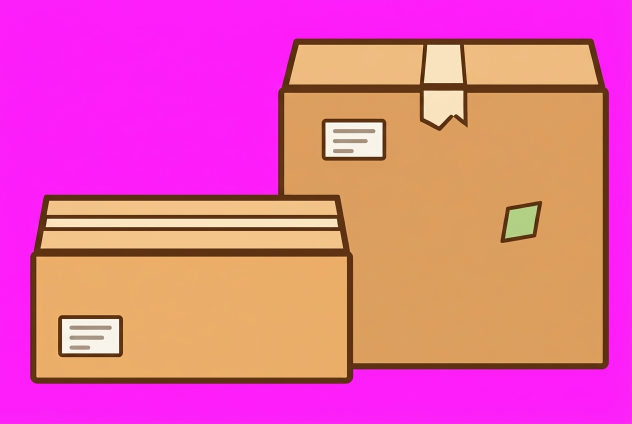
#> input picture docs/concept-art/kitchen_boxes.jpg, 1264 x 848 px, found by its file name (shown at 1/2 size)
$ python cut_boxes.py
#> lines starting #> are read from the running program, lines starting #| are printed output that depends on the picture; after the words box and inside, x2 and y2 are one past the last pixel; in counts of white or black regions, pixels touching at a corner belong together
### tools/cut_tree.py
#!/usr/bin/env python3
"""Clip the backyard tree out of its concept image into a transparent PNG.

The shipped source is now a tree painted alone on flat magenta -- a plain
colour key plus rim un-mixing, no different from `cut_sloth.py --simple`'s
branch removal. Resized to the currently-shipped tree's own size (850x771),
since the new art was composed at the same aspect ratio to the pixel.

The very first source instead painted the whole scene -- tree, hedge, sky,
grass -- in one image, with the tree fused to the hedge through the horizon
outline that runs behind both. `--no-magenta` keeps that harder path working:
sever those rows, label what's left, keep the canopy's component plus the
root flare below the horizon, then rebuild the severed rows across the trunk
by interpolating the bark either side of them. Restoring the source pixels
there instead would drag the horizon line's stubs back in, poking out past
the bark.

Usage:
    python3 tools/cut_tree.py [--src IN.png] [--out OUT.png]
                              [--width 850] [--height 771] [--preview P.png]

Needs: pillow, scipy  (pip install pillow scipy)
"""
import argparse

import numpy as np
from PIL import Image
from scipy import ndimage

RIM = 3       # px of anti-aliasing to un-mix around the silhouette
PAD = 2       # transparent margin left on the crop
MIN_PIECE = 500  # px; below this a leftover component is a speck, not scenery

# The magenta source's background, sampled from its corners and border.
MAGENTA = np.array([253., 2., 249.])

# The old whole-scene source. The scene's BACKYARD palette (Preloader.js)
# matches these, which is why the flat rectangles join that clip invisibly.
SKY = np.array([186, 203, 244], float)
GRASS = np.array([128, 166, 111], float)

# The horizon outline, generously bracketed so its anti-aliased fringe is cut
# too -- a couple of stray rows here leave dark nubs on the finished trunk.
HZ_TOP, HZ_BOT = 728, 747

# Seeds identifying the two parts of the tree, in source pixels: somewhere well
# inside the canopy, and inside the root flare below the horizon.
CANOPY_SEED = (200, 500)
ROOT_SEED = (780, 662)


# [16 lines left out: function flood, not called in this run]


def resize_rgba(arr, size):
    """Resize an RGBA array the colour-correct way: premultiplied, so a fully
    transparent neighbour's colour never leaks into a partly-opaque output
    pixel. PIL's own Image.resize on RGBA resizes colour and alpha
    independently, which is exactly that leak.

    Box, not Lanczos: even premultiplied, Lanczos's negative lobes ring on a
    sharp edge, and un-dividing by a resized alpha that itself rang low
    amplifies that ring into a faint colour fringe along every edge. Box
    averaging has no negative lobes, so nothing to amplify.
    """
    a = arr[..., 3].astype(np.float32) / 255
    premult = arr[..., :3].astype(np.float32) * a[..., None]
    chans = [np.array(Image.fromarray(premult[..., i], mode='F').resize(size, Image.BOX))
             for i in range(3)]
    a_r = np.clip(np.array(Image.fromarray(a, mode='F').resize(size, Image.BOX)), 0, 1)
    with np.errstate(divide='ignore', invalid='ignore'):
        rgb_r = np.clip(np.stack(chans, axis=-1) / np.clip(a_r[..., None], 1e-6, None), 0, 255)
    return np.dstack([rgb_r, a_r * 255]).astype(np.uint8)


def despeckle(mask):
    """Drop every component but the largest -- specks, not scenery."""
    lab, n = ndimage.label(mask, structure=np.ones((3, 3)))
    if n <= 1:
        return mask
    sizes = ndimage.sum(mask, lab, index=np.arange(1, n + 1))
    kept = 1 + int(np.argmax(sizes))
    dropped = int(mask.sum() - sizes[kept - 1])
    if dropped:
        print(f'{n} components; kept 1 ({int(sizes[kept - 1])}px), '
              f'dropped {n - 1} specks ({dropped}px)')
    return lab == kept


def unmix_rim(a, tree, bg, rim=RIM, core_erode=0, bg_like=None):
    """Alpha: solid inside, rim solved by un-mixing each edge pixel against
    whichever background colour it fades into.

    `core_erode` sources the un-mix's foreground reference from well inside
    `tree` rather than right at its boundary. A JPEG source's edge isn't a
    crisp 1-2px anti-alias -- it's a soft several-px gradient -- so the
    pixels immediately inside the boundary are themselves still partway
    blended toward the background, and un-mixing against a contaminated
    reference just relocates the halo instead of removing it.

    `bg_like`, when given, is the caller's own (context-specific) test for
    "still looks like background" -- reused here to guard the off-line
    fallback below. Without it, a pixel that doesn't fit a straight blend
    between fg and bg is assumed genuinely opaque; a soft rendered shadow
    the source drew under the trunk, straight onto the magenta, doesn't fit
    that line either, but it isn't opaque tree -- it's still background, so
    forcing it solid bakes a halo of shadow right into the silhouette.
    """
    h, w, _ = a.shape
    alpha = tree.astype(float)
    rgb = a.copy()

    dil = tree.copy()
    for _ in range(rim):
        g = dil.copy()
        g[1:, :] |= dil[:-1, :]
        g[:-1, :] |= dil[1:, :]
        g[:, 1:] |= dil[:, :-1]
        g[:, :-1] |= dil[:, 1:]
        dil = g
    rim_px = dil & ~tree

    core = tree
    if core_erode:
        core = ndimage.binary_erosion(tree, iterations=core_erode, border_value=1)
        if not core.any():
            core = tree
    idx = ndimage.distance_transform_edt(~core, return_distances=False, return_indices=True)
    fg = a[idx[0], idx[1]]

    d = fg - bg
    den = (d * d).sum(axis=2)
    num = ((a - bg) * d).sum(axis=2)
    with np.errstate(divide='ignore', invalid='ignore'):
        t = np.where(den > 1e-6, num / den, 0.0)
    resid = np.linalg.norm((a - bg) - t[..., None] * d, axis=2)
    t = np.clip(t, 0.0, 1.0)
    force_opaque = resid > 40    # too far off the bg->fg line to be a blend
    if bg_like is not None:
        force_opaque &= ~bg_like
    t[force_opaque] = 1.0
    alpha[rim_px] = t[rim_px]
    # At low alpha the un-mix divides by a near-zero fraction, which amplifies
    # any noise in the observed pixel into a wildly wrong colour -- a halo of
    # the background tint. Below that, the rim is thin enough that the nearest
    # solid colour reads the same and carries none of that noise.
    with np.errstate(divide='ignore', invalid='ignore'):
        un = bg + (a - bg) / np.clip(alpha, 1e-3, 1)[..., None]
    low = alpha < 0.25
    un = np.where(low[..., None], fg, un)
    rgb[rim_px] = np.clip(un[rim_px], 0, 255)

    solid = alpha > 0.01
    idx2 = ndimage.distance_transform_edt(~solid, return_distances=False, return_indices=True)
    rgb[~solid] = rgb[idx2[0], idx2[1]][~solid]
    return rgb, alpha, solid


# [152 lines left out: functions report, cut_magenta, cut_hedge_fused, main, not called in this run]


# [2 lines that do not run on import are left out]

### tools/cut_boxes.py
#!/usr/bin/env python3
"""Cut the kitchen's two climbing boxes out of their concept art: one sprite.

Floor -> short box -> tall box -> counter top. The source draws both boxes
together on flat magenta, the short one standing in front of the tall one's
lower-left corner, so they're cut as one sprite and Kitchen.js gives each box
its own invisible ledge. The key and the rim un-mixing are cut_tree.py's
(imported, not copied), so its halo fixes apply as-is.

Sized by gameplay, not to a pixel size. Both boxes show their tops a little
from above, so she stands halfway back across a top face, not on the
sprite's top edge (that face's far rim). Each face is measured in the source
between the outlines along its back and front edges, down a column clear of
tape and labels, and one scale is fit to put both middles at their step
heights: 80 and 160px above the floor (Kitchen.js's LOW_BOX_TOP /
TALL_BOX_TOP). Every rise to the counter's 240 is just inside a hop, so it
refuses a source whose two faces aren't close enough to 1:2 to land both.

Usage:
    python3 tools/cut_boxes.py [--src IN] [--out OUT] [--preview P.png]

Needs: pillow, scipy  (pip install pillow scipy)
"""
import argparse

import numpy as np
from PIL import Image

from cut_tree import despeckle, resize_rgba, unmix_rim

BG_SCORE = 15    # magenta blend test, as cut_tree.py's: green suppressed below red and blue
INK_LUM = 100    # below this luminance a pixel is outline
MAX_MISS = 1.5   # px a box's standing line may land from its step height

# Each box: its step height, and a (row, column) probe inside its front face
# in the source. The row must cross only this box (it measures the box's
# width); the column must run clear of tape and labels up through its top face.
BOXES = [
    {'name': 'short', 'stand': 80, 'probe': (745, 300)},
    {'name': 'tall', 'stand': 160, 'probe': (300, 1100)},
]

# The cabinet front the boxes stand against, for --preview.
CABINET = np.array([244, 222, 185], float)


def runs(mask):
    """(first, last) index of each run of True in a 1-D mask."""
    idx = np.nonzero(mask)[0]
    return [(r[0], r[-1]) for r in np.split(idx, np.nonzero(np.diff(idx) > 1)[0] + 1)] if len(idx) else []


def measure(ink, solid, probe):
    """A box's top face (rows of its back and front edge lines) and its columns."""
    row, col = probe
    above = runs(ink[:row, col])
    back, front = np.mean(above[0]), np.mean(above[-1])   # its top outline; the line just above the front face
    left, right = next((a, b) for a, b in runs(solid[row]) if a <= col <= b)
    return back, front, left, right + 1


def main():
    ap = argparse.ArgumentParser(description=__doc__,
                                 formatter_class=argparse.RawDescriptionHelpFormatter)
    ap.add_argument('--src', default='docs/concept-art/kitchen_boxes.jpg')
    ap.add_argument('--out', default='public/assets/sprites/step-boxes.png')
    ap.add_argument('--preview', help='also write it at 3x on the cabinet colour, stand lines in red')
    args = ap.parse_args()

    a = np.array(Image.open(args.src).convert('RGB')).astype(float)
    bg_like = np.minimum(a[..., 0], a[..., 2]) - a[..., 1] > BG_SCORE
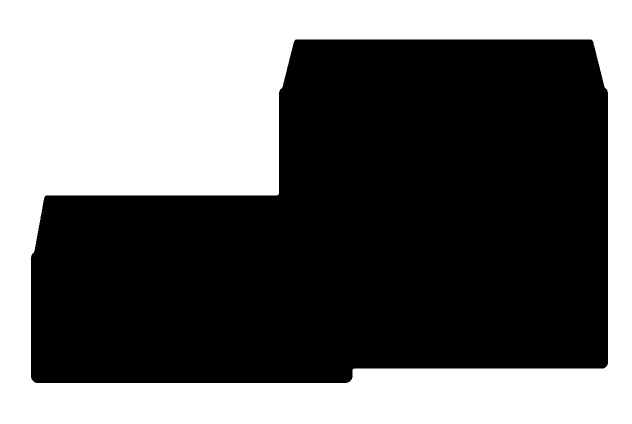
#> bg_like: shape (848, 1264) bool (shown at 1/2 size); 42.4% white; 1 white region, box (x1, y1, x2, y2) and area: (0, 0, 1264, 848) 454378
    prop = despeckle(~bg_like)
#> in despeckle, `lab, n = ndimage.label(mask, structure=np.ones((3, 3)))`: n = 1
    rgb, alpha, solid = unmix_rim(a, prop, np.broadcast_to(np.median(a[bg_like], axis=0), a.shape),
                                  rim=10, core_erode=6, bg_like=bg_like)
#> after the loop in unmix_rim, `for _ in range(rim):`:
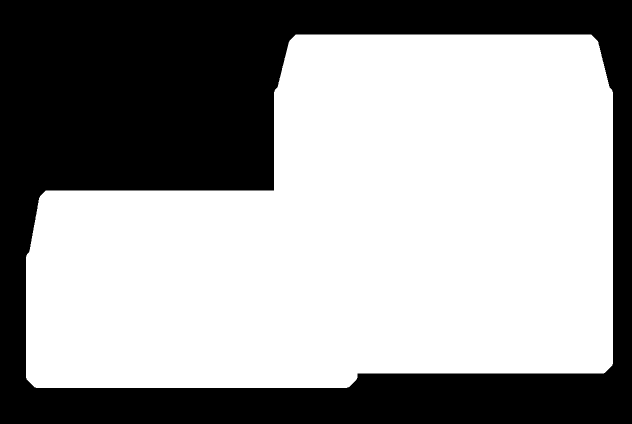
#> g: shape (848, 1264) bool (shown at 1/2 size); 60.9% white; 1 black region, box (x1, y1, x2, y2) and area: (0, 0, 1264, 848) 418676
#> in unmix_rim, `rim_px = dil & ~tree`: rim_px: shape (848, 1264) bool; 3.3% white; 1 white region, box (x1, y1, x2, y2) and area: (52, 69, 1226, 776) 35702
#> in unmix_rim, `core = ndimage.binary_erosion(tree, iterations=core_erode, border_valu..`: core: shape (848, 1264) bool; 55.6% white; 1 black region, box (x1, y1, x2, y2) and area: (0, 0, 1264, 848) 475632
#> in unmix_rim, `force_opaque = resid > 40`: force_opaque: shape (848, 1264) bool; 0% white in thin lines or dots, all inside (x1, y1, x2, y2) = (554, 388, 708, 740)
#> in unmix_rim, `force_opaque &= ~bg_like`: force_opaque: shape (848, 1264) bool; every value is 0
#> in unmix_rim, `un = bg + (a - bg) / np.clip(alpha, 1e-3, 1)[..., None]`:
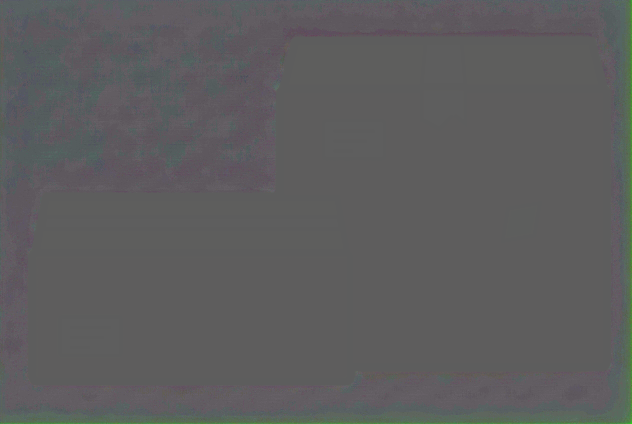
#> un: shape (848, 1264, 3) float64 (shown at 1/2 size); mean R, G, B 143.5, 136.9, 277.6; drawn with min black and max white
#> in unmix_rim, `low = alpha < 0.25`: low: shape (848, 1264) bool; 41.7% white; 1 white region, box (x1, y1, x2, y2) and area: (0, 0, 1264, 848) 446600
#> in unmix_rim, `solid = alpha > 0.01`: solid: shape (848, 1264) bool; 59.4% white; 1 black region, box (x1, y1, x2, y2) and area: (0, 0, 1264, 848) 434776
    ink = prop & (a @ np.array([0.299, 0.587, 0.114]) < INK_LUM)
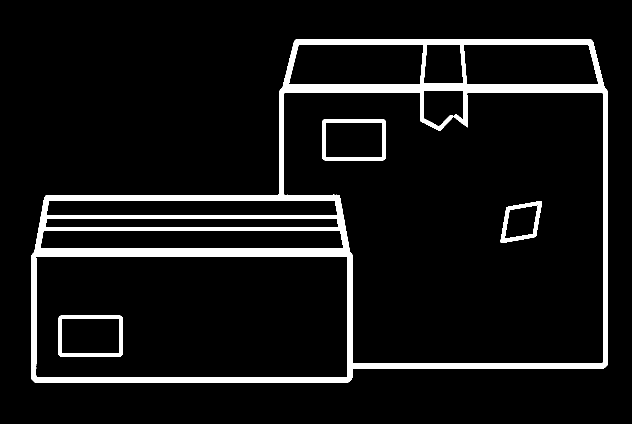
#> ink: shape (848, 1264) bool (shown at 1/2 size); 7.5% white; 4 white regions, box (x1, y1, x2, y2) and area: (62, 79, 1216, 766) 73121, (116, 631, 246, 714) 2792, (644, 238, 772, 321) 2714, (1001, 402, 1084, 486) 1959

    # Crop tight. The bottom edge is where the front box meets the floor, so
    # it's that box's solid edge -- not the faint rim below, which would stand
    # the boxes a pixel above the floor.
    ys, xs = np.nonzero(solid)
    y0, x0, x1 = ys.min(), xs.min(), xs.max() + 1
#> y0 = 69; x0 = 54; x1 = 1226
    y1 = np.nonzero((alpha > 0.5).any(axis=1))[0].max() + 1
#> y1 = 767

    faces = [measure(ink, alpha > 0.5, b['probe']) for b in BOXES]
#> in runs, `idx = np.nonzero(mask)[0]`: idx = 40 values from 391 to 512
#> in measure, `above = runs(ink[:row, col])`: above = [(391, 400), (430, 436), (455, 461), (497, 512)]
#> in measure, `back, front = np.mean(above[0]), np.mean(above[-1])`: back = 395.5; front = 504.5
#> in measure, `left, right = next((a, b) for a, b in runs(solid[row]) if a <= col <= b)`: left = 60; right = 705
#> faces = [(395.5, 504.5, 60, 706), (83.5, 177, 556, 1218)]
    heights = np.array([y1 - (back + front) / 2 for back, front, _, _ in faces])
#> heights = [317, 636.8]
    stands = np.array([b['stand'] for b in BOXES], float)
    s = (heights @ stands) / (heights @ heights)          # least-squares fit of one scale
#> s = 0.251
    w, h = round((x1 - x0) * s), round((y1 - y0) * s)
#> w = 295; h = 176

    crop = np.dstack([rgb, alpha * 255])[y0:y1, x0:x1].astype(np.uint8)
    sprite = resize_rgba(crop, (w, h))
#> in resize_rgba, `a = arr[..., 3].astype(np.float32) / 255`:
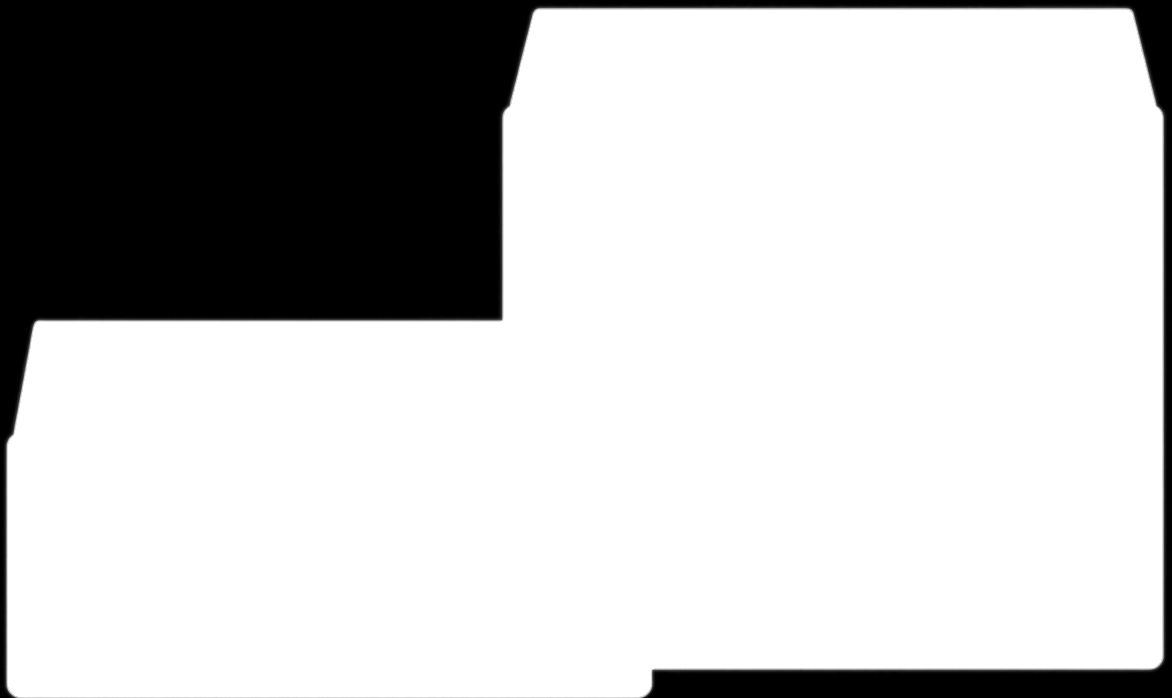
#> a: shape (698, 1172) float32; min 0, max 1, mean 0.762
#> in resize_rgba, `premult = arr[..., :3].astype(np.float32) * a[..., None]`:
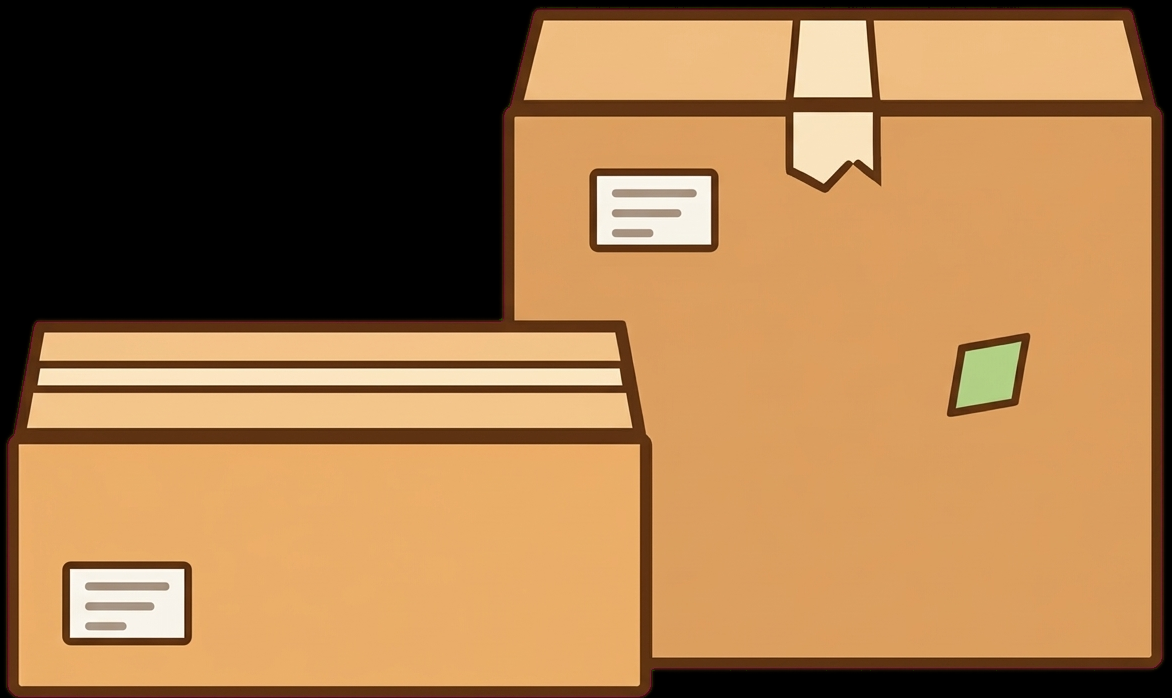
#> premult: shape (698, 1172, 3) float32; mean R, G, B 158.9, 118.1, 74.2
#> in resize_rgba, `chans = [np.array(Image.fromarray(premult[..., i], mode='F').resize(si..`: chans = 3 items
#> in resize_rgba, `return np.dstack([rgb_r, a_r * 255]).astype(np.uint8)`:
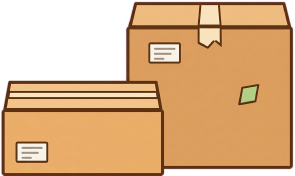
#> returned value: shape (176, 295, 4); mean of channels 0, 1, 2, 3 161.1, 118.8, 74.4, 194.3; transparent parts drawn white
    Image.fromarray(sprite).save(args.out)
    print(f'wrote {args.out}  {w}x{h}  (scale {s:.4f} from {x1 - x0}x{y1 - y0})')
#| wrote public/assets/sprites/step-boxes.png  295x176  (scale 0.2515 from 1172x698)

    sy, sx = h / (y1 - y0), w / (x1 - x0)
#> sy = 0.252; sx = 0.252
    for b, (back, front, left, right), hgt in zip(BOXES, faces, heights):
        got = hgt * sy
        centre = ((left + right) / 2 - x0) * sx - w / 2
        print(f"  {b['name']} box: stands {got:.1f}px above the floor (wants {b['stand']}), "
              f"its top face runs {(y1 - front) * sy:.0f}..{(y1 - back) * sy:.0f}; "
              f"{(right - left) * sx:.0f}px wide, centre {centre:+.1f}px from the sprite's")
        if abs(got - b['stand']) > MAX_MISS:
            raise SystemExit(f"{b['name']} box lands {got - b['stand']:+.1f}px off its step: the "
                             'source\'s two top faces aren\'t close enough to 1:2 -- regenerate it')
#> this loop made 2 passes
#> (b, back, front, left, right, hgt, got, centre) on passes 1 to 2: ({'name': 'short', 'stand': 80, 'probe': (745, 300)}, 395.5, 504.5, 60, 706, 317, 79.93, -64.69), ({'name': 'tall', 'stand': 160, 'probe': (300, 1100)}, 83.5, 177, 556, 1218, 636.8, 160.6, 62.17)
#|   short box: stands 79.9px above the floor (wants 80), its top face runs 66..94; 163px wide, centre -64.7px from the sprite's
#|   tall box: stands 160.6px above the floor (wants 160), its top face runs 149..172; 167px wide, centre +62.2px from the sprite's

    if args.preview:
        al = sprite[..., 3:4].astype(float) / 255
        prev = sprite[..., :3] * al + CABINET * (1 - al)
        for b in BOXES:
            prev[h - b['stand']] = (255, 0, 0)
        big = Image.fromarray(prev.astype(np.uint8)).resize((w * 3, h * 3), Image.NEAREST)
        big.save(args.preview)
        print(f'preview -> {args.preview}')


if __name__ == '__main__':
    main()
